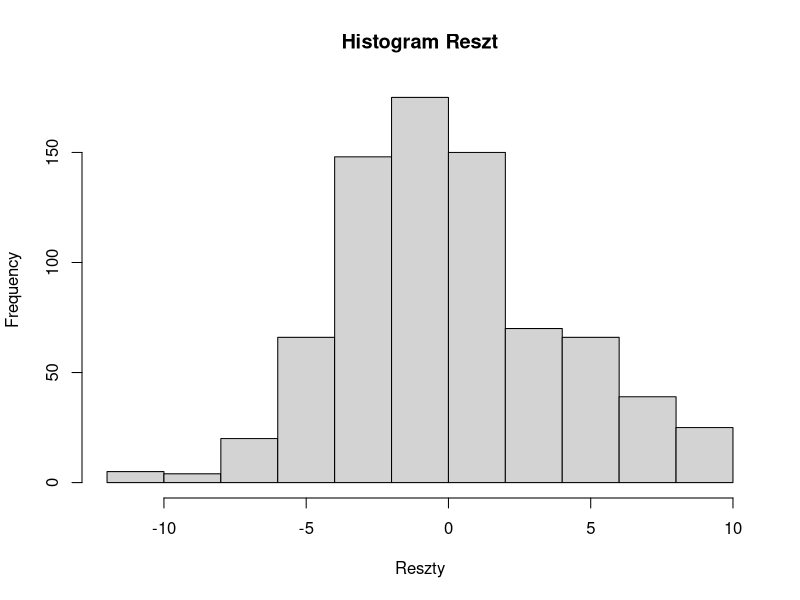
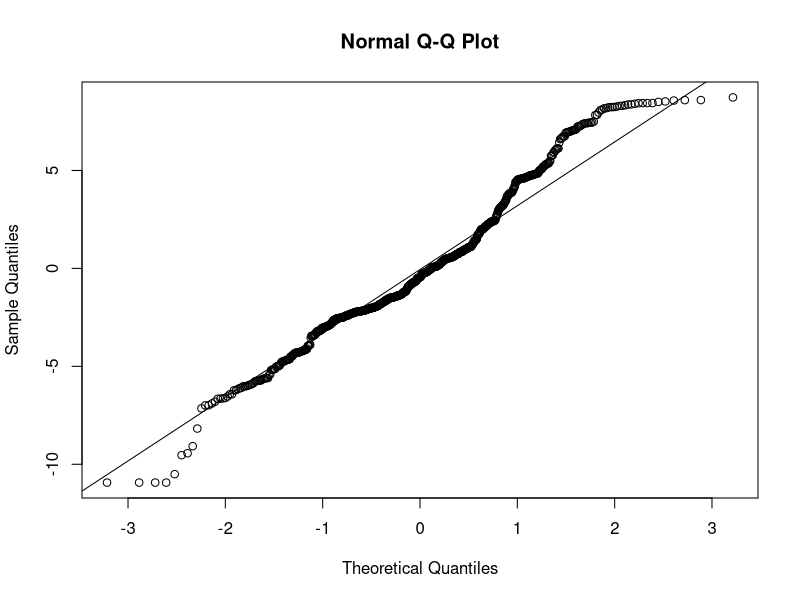
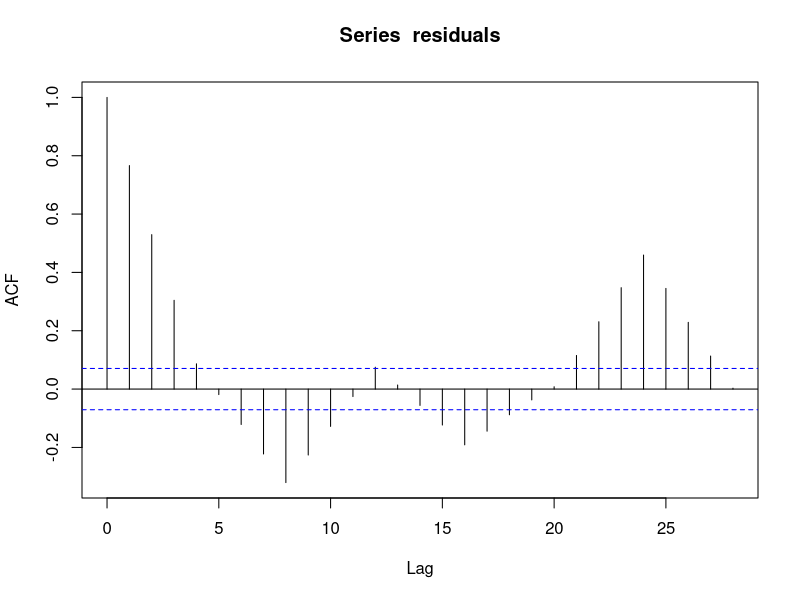
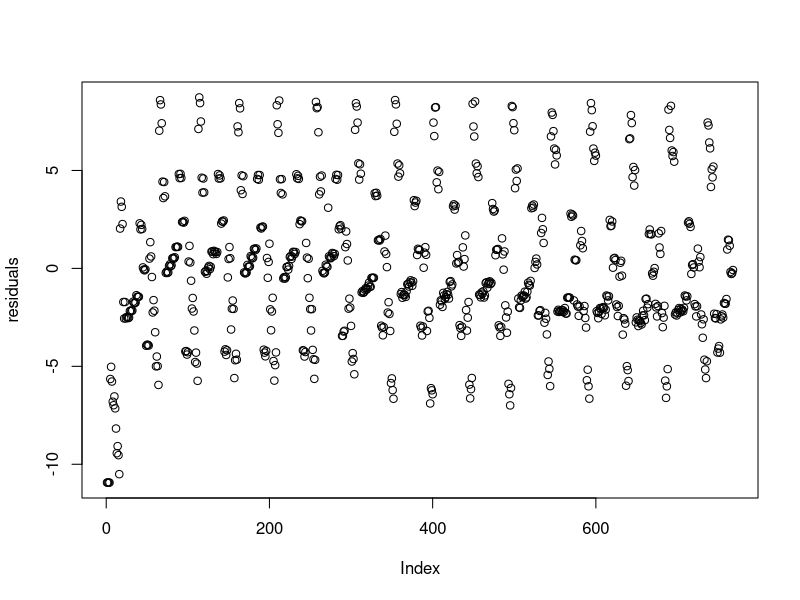
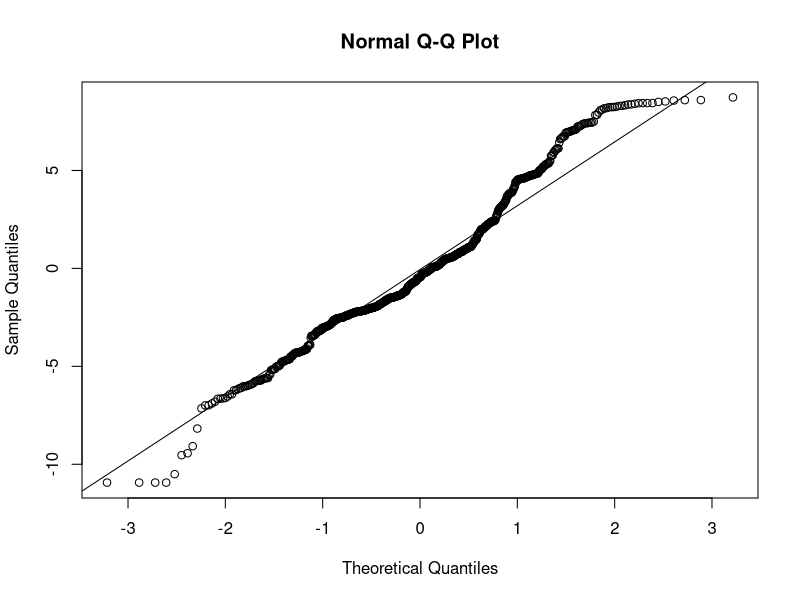
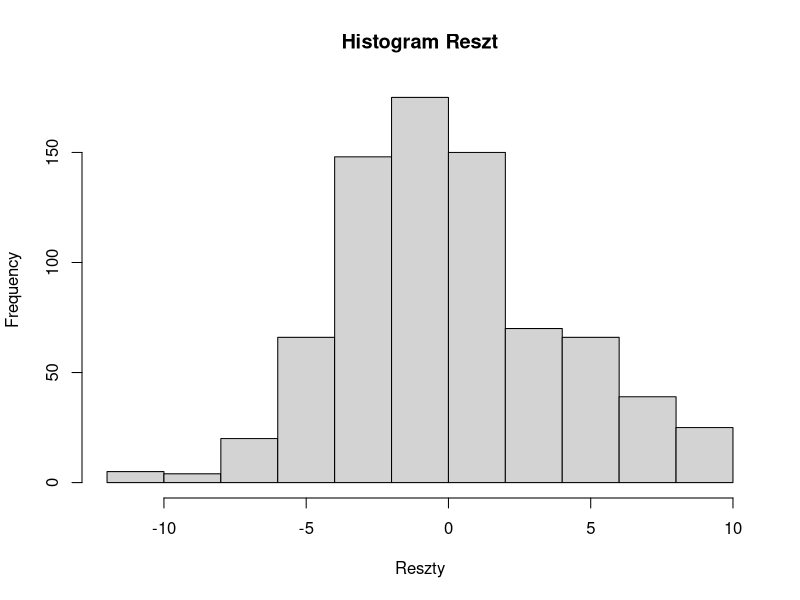

R code for these plots, in order: (Note: this script raises an error after producing the figures.)
library(readxl)
Dane=read_excel("Projekttest.xlsx", sheet=5,range="A1:E769", col_types = "numeric") #zmie? zakresy


N=length(Dane)-1     #oblicza ilo?? zmiennych obja?niaj?cych
M=2^N-1              #oblicza ilo?? kombinacji 0-1

zm_obj=Dane[,1:N]    #tworzy macierz zmiennych obja?nij?cych
r=cor(zm_obj)               #tworzy macierz korelacji mi?dzy zmiennymi
r=as.matrix(abs(r))         #tworzy warto?ci bezwzgledne i macierz 
R=cor(zm_obj,Dane[,N+1])    #tworzy wektor korelacji Y z kazd? ze zmiennych
R=as.vector(R)              #zapisuje wektor jako wektor
R
r

tab=as.matrix(expand.grid(rep(list(0:1), N)))[-1,]     #tworzy macierz 0-1 kombinacji

colnames(tab)=colnames(Dane)[1:N]
View(tab)
wyniki=matrix(0,M,N)        #tworzy macierz 0 na wyniki cz?stkowe pojemnosci
colnames(wyniki)=colnames(Dane)[1:N]
for(i in 1:M)
{
  for(j in 1:N)
  {
    if(tab[i,j]!=0){wyniki[i,j]=(R[j]^2)/(tab[i,]%*%(as.vector(r[,j])))}
  }
} 

maks=which.max(rowSums(wyniki))
tab[maks,]

#Podgl?d kilku najlepszych wynik?w
wynikiS=cbind(wyniki,0)
wynikiS[,(N+1)]=rowSums(wyniki)
nazwy=colnames(as.data.frame(wyniki))
colnames(wynikiS)=c(nazwy,"hellwigP")

ind=order(wynikiS[,(N+1)],decreasing = TRUE)[1:150] #zwr?ci 15 najleprzych
najlepsze15=wynikiS[ind,]


library(car)

# Badanie symetrii skł. losowego

model <- lm(y ~ x5 + x7, data = Dane)
summary(model)
residuals <- residuals(model)
hist(residuals, main = "Histogram Reszt", xlab = "Reszty")
qqnorm(residuals)
qqline(residuals)
shapiro.test(residuals)

# Badanie losowości skł. losowego

acf(residuals)
Box.test(residuals, lag = 20, type = "Ljung-Box")
plot(residuals)

ks.test(residuals, "pnorm")


# Badanie normalności skł. Losowego

qqnorm(residuals)
qqline(residuals)
hist(residuals, main = "Histogram Reszt", xlab = "Reszty")

result <- shapiro.test(residuals_new)
result
p_value <- result$p.value

if (p_value < 0.05) {
  
  cat("Odrzucamy hipotezę zerową - dane nie pochodzą z rozkładu normalnego.")
  
} else {
  
  cat("Nie ma podstaw do odrzucenia hipotezy zerowej - dane mogą pochodzić z rozkładu normalnego.")
  
}

plot(residuals)
acf(residuals)

# Badanie heteroskedastyczności/homoskedastyczności
fitted_values <- fitted(model)
plot(fitted_values, residuals, main = "Wykres reszt", xlab = "Przewidywane wartości", ylab = "Reszty")
plot(residuals, type = "l", main = "Wykres losowości wariancji", ylab = "Reszty")

library(lmtest)

# Test Breuscha-Pagana
bptest(model)

# Test Goldfelda-Quandta
gqtest(model)


# Badanie autokorelacji skł. losowego

acf(residuals)
Box.test(residuals, lag = 20, type = "Ljung-Box")
plot(residuals)
cor(residuals[-length(residuals)], residuals[-1])

library(lmtest)

# Test Breuscha-Godfreya
bgtest(model)

# Statystyka Durbin-Watsona
durbinWatsonTest(model)

# Eliminacja autokorelacji poprzez dodanie lagów do modelu
model_with_lags <- lm(y ~ x5 + x7 + lag(residuals, 1), data = Dane)

residuals_new <- residuals(model_with_lags)
acf(residuals_new)

plot(residuals_new, type = "l", main = "Wykres losowości wariancji", ylab = "Reszty")

hist(residuals_new, main = "Histogram Reszt", xlab = "Reszty")

qqnorm(residuals_new)
qqline(residuals_new)



#Badanie autokorelacji skł. losowego

# Test Breuscha-Godfreya
bgtest(model_with_lags)

# Statystyka Durbin-Watsona
durbinWatsonTest(model_with_lags)








library(Metrics)

Y_values=read_excel("Projekttest.xlsx", sheet=7,range="D1:E769", col_types = "numeric")


# Mean Absolute Error (MAE)
mae <- mean(abs(Y_values$y - Y_values$`y^`))
print(paste("MAE:", mae))

# Root Mean Squared Error (RMSE)
rmse <- sqrt(mean((Y_values$y - Y_values$`y^`)^2))
print(paste("RMSE:", rmse))

# Mean Absolute Percentage Error (MAPE)
mape <- mean(abs((Y_values$y - Y_values$`y^`) / Y_values$y)) * 100
print(paste("MAPE:", mape))

# Root Mean Squared Percentage Error (RMSPE)
rmspe <- sqrt(mean(((Y_values$y - Y_values$`y^`) / Y_values$y)^2)) * 100
print(paste("RMSPE:", rmspe))


aic_value <- AIC(model)
aicc_value <- AIC(model) + 2 * (length(coef(model)) + 1) * (nobs(model) / (nobs(model) - length(coef(model)) - 1))

print(paste("AIC:", aic_value))
print(paste("AICC:", aicc_value))
